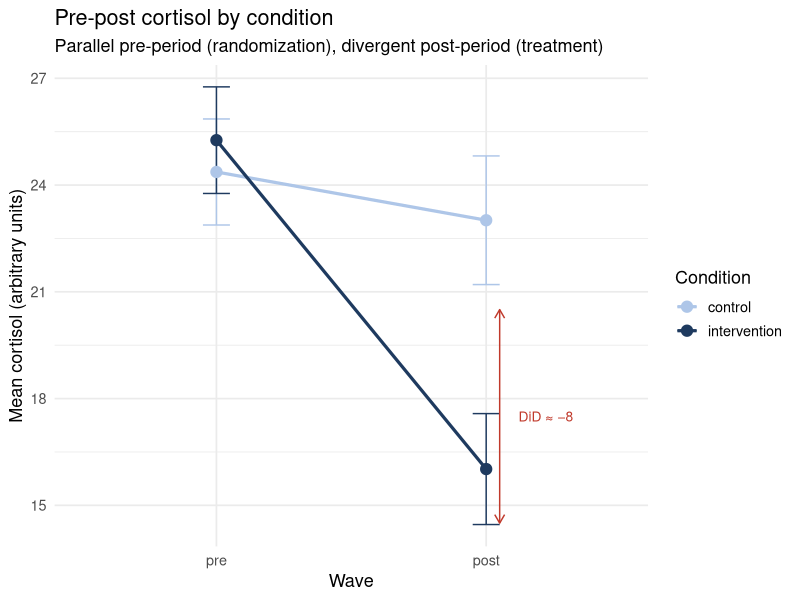
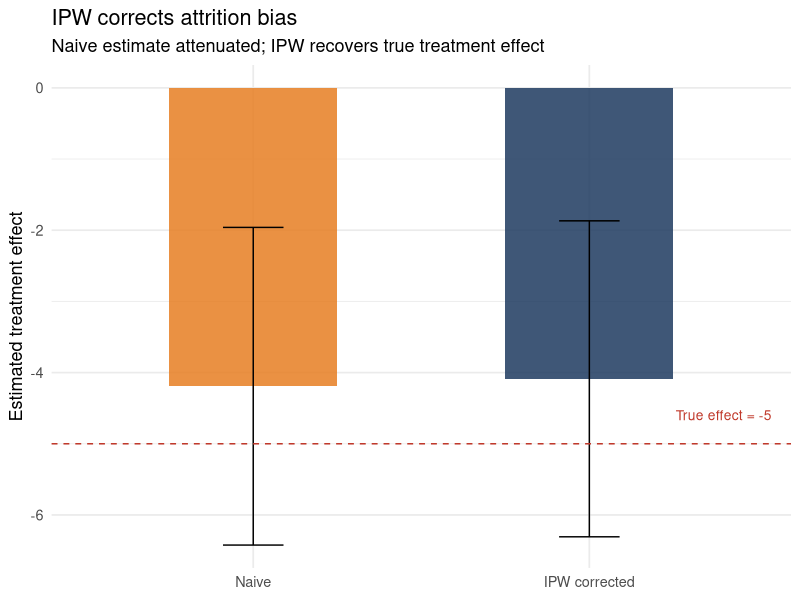

Write R code to recreate these figures, in order.
## ---- chunk 1
library(tidyverse)
library(MatchIt)
library(broom)
library(broom.mixed)
library(lme4)
library(lmerTest)
library(ggplot2)
library(patchwork)
library(sandwich)
library(lmtest)
set.seed(42)
## ---- chunk 2
n_per <- 60

df_pp <- expand_grid(
  participant = 1:(n_per * 2),
  wave        = c("pre", "post")
) |>
  mutate(
    condition = ifelse(participant <= n_per, "control", "intervention"),
    time_num  = as.integer(wave == "post"),
    treat_num = as.integer(condition == "intervention"),
    u0        = rnorm(n_per * 2, 0, 5)[participant],   # person random intercept
    cortisol  = 25 + u0 - 1.5 * time_num - 8 * time_num * treat_num + rnorm(n(), 0, 4),
    participant = factor(participant),
    wave      = factor(wave, levels = c("pre", "post")),
    condition = factor(condition, levels = c("control", "intervention"))
  )
## ---- chunk 3
m_did_exp <- lmer(cortisol ~ wave * condition + (1 | participant),
                  data = df_pp, REML = FALSE)

broom.mixed::tidy(m_did_exp, effects = "fixed") |>
  knitr::kable(digits = 3,
               caption = "DiD mixed model. The wave:condition interaction is the DiD estimate (target: -8).")
## ---- chunk 4
df_wide <- df_pp |>
  select(participant, condition, wave, cortisol) |>
  pivot_wider(names_from = wave, values_from = cortisol,
              names_prefix = "cortisol_") |>
  mutate(cortisol_pre_c = cortisol_pre - mean(cortisol_pre))

m_ancova <- lm(cortisol_post ~ condition + cortisol_pre_c, data = df_wide)

broom::tidy(m_ancova) |>
  filter(term == "conditionintervention") |>
  knitr::kable(digits = 3,
               caption = "ANCOVA treatment estimate. Numerically close to DiD mixed model when pre-test is mean-centered.")
## ---- chunk 5
summ_pp <- df_pp |>
  group_by(wave, condition) |>
  summarise(mean_c = mean(cortisol), se_c = sd(cortisol) / sqrt(n()),
            .groups = "drop")

ggplot(summ_pp, aes(x = wave, y = mean_c,
                     color = condition, group = condition)) +
  geom_line(linewidth = 1.1) +
  geom_errorbar(aes(ymin = mean_c - 1.96 * se_c,
                    ymax = mean_c + 1.96 * se_c), width = 0.1) +
  geom_point(size = 3.5) +
  scale_color_manual(values = c("control" = "#aec6e8", "intervention" = "#1e3a5f")) +
  annotate("segment",
           x = 2.05, xend = 2.05, y = 20.5, yend = 14.5,
           arrow = arrow(length = unit(0.25, "cm"), ends = "both"),
           color = "#c0392b") +
  annotate("text", x = 2.12, y = 17.5,
           label = "DiD \u2248 \u22128", color = "#c0392b", hjust = 0, size = 3.5) +
  labs(
    title    = "Pre-post cortisol by condition",
    subtitle = "Parallel pre-period (randomization), divergent post-period (treatment)",
    x        = "Wave",
    y        = "Mean cortisol (arbitrary units)",
    color    = "Condition"
  ) +
  theme_minimal(base_size = 13)
## ---- chunk 6
n          <- 200
treatment  <- rep(c(0, 1), each = 100)
baseline_anx <- rnorm(n, 50, 10)

# Attrition: higher anxiety + control → more likely to drop out
p_remain  <- plogis(2 - 0.04 * baseline_anx + 0.4 * treatment)
remained  <- rbinom(n, 1, p_remain)

# True treatment effect = -5 (treatment reduces outcome)
outcome   <- 40 - 5 * treatment + 0.3 * baseline_anx + rnorm(n, 0, 6)

df_att <- tibble(id = 1:n, treatment, baseline_anx, remained, outcome)

cat("Retention rate — control:  ", mean(remained[treatment == 0]), "\n")
cat("Retention rate — treatment:", mean(remained[treatment == 1]), "\n")
## ---- chunk 7
ps_att    <- glm(remained ~ baseline_anx + treatment,
                 family = binomial, data = df_att)
df_att$ipw <- 1 / fitted(ps_att)

df_obs <- df_att |> filter(remained == 1)

m_naive_att <- lm(outcome ~ treatment, data = df_obs)
m_ipw_att   <- lm(outcome ~ treatment, data = df_obs,
                   weights = df_att$ipw[df_att$remained == 1])
## ---- chunk 8
bind_rows(
  broom::tidy(m_naive_att) |> filter(term == "treatment") |>
    mutate(method = "Naive complete-case analysis"),
  broom::tidy(m_ipw_att)   |> filter(term == "treatment") |>
    mutate(method = "IPW-corrected analysis")
) |>
  select(method, estimate, std.error, p.value) |>
  knitr::kable(
    digits  = 3,
    caption = "True treatment effect = -5. Naive estimate is attenuated toward zero because high-anxiety control participants (who would show the smallest benefit) dropped out. IPW recovers the true estimate by upweighting their remaining counterparts."
  )
## ---- chunk 9
est_df <- bind_rows(
  broom::tidy(m_naive_att) |> filter(term == "treatment") |>
    mutate(method = "Naive"),
  broom::tidy(m_ipw_att) |> filter(term == "treatment") |>
    mutate(method = "IPW corrected")
) |>
  mutate(method = factor(method, levels = c("Naive", "IPW corrected")))

ggplot(est_df, aes(x = method, y = estimate, fill = method)) +
  geom_col(width = 0.5, alpha = 0.85) +
  geom_errorbar(aes(ymin = estimate - 1.96 * std.error,
                    ymax = estimate + 1.96 * std.error), width = 0.18) +
  geom_hline(yintercept = -5, linetype = "dashed", color = "#c0392b") +
  annotate("text", x = 2.4, y = -4.6, label = "True effect = -5",
           color = "#c0392b", size = 3.5) +
  scale_fill_manual(values = c("Naive" = "#e67e22", "IPW corrected" = "#1e3a5f"),
                    guide = "none") +
  labs(
    title    = "IPW corrects attrition bias",
    subtitle = "Naive estimate attenuated; IPW recovers true treatment effect",
    x        = NULL,
    y        = "Estimated treatment effect"
  ) +
  theme_minimal(base_size = 13)
## ---- chunk 10
df_treat_only <- df_att |>
  filter(treatment == 1) |>
  mutate(
    high_user = rbinom(n(), 1, plogis(-0.5 + 0.04 * baseline_anx))
  )

m_usage <- matchit(
  high_user ~ baseline_anx,
  data   = df_treat_only,
  method = "nearest",
  ratio  = 1
)

summary(m_usage)$sum.matched |>
  knitr::kable(digits = 3,
               caption = "Covariate balance after 1:1 nearest-neighbor matching on baseline anxiety.")
## ---- chunk 11
matched      <- match.data(m_usage)
m_usage_eff  <- lm(outcome ~ high_user + baseline_anx,
                   data = matched, weights = weights)

broom::tidy(m_usage_eff) |>
  filter(term == "high_user") |>
  select(estimate, std.error, p.value) |>
  knitr::kable(digits = 3,
               caption = "Matched estimate of high-use vs. low-use effect on outcome, among participants with similar baseline anxiety.")
